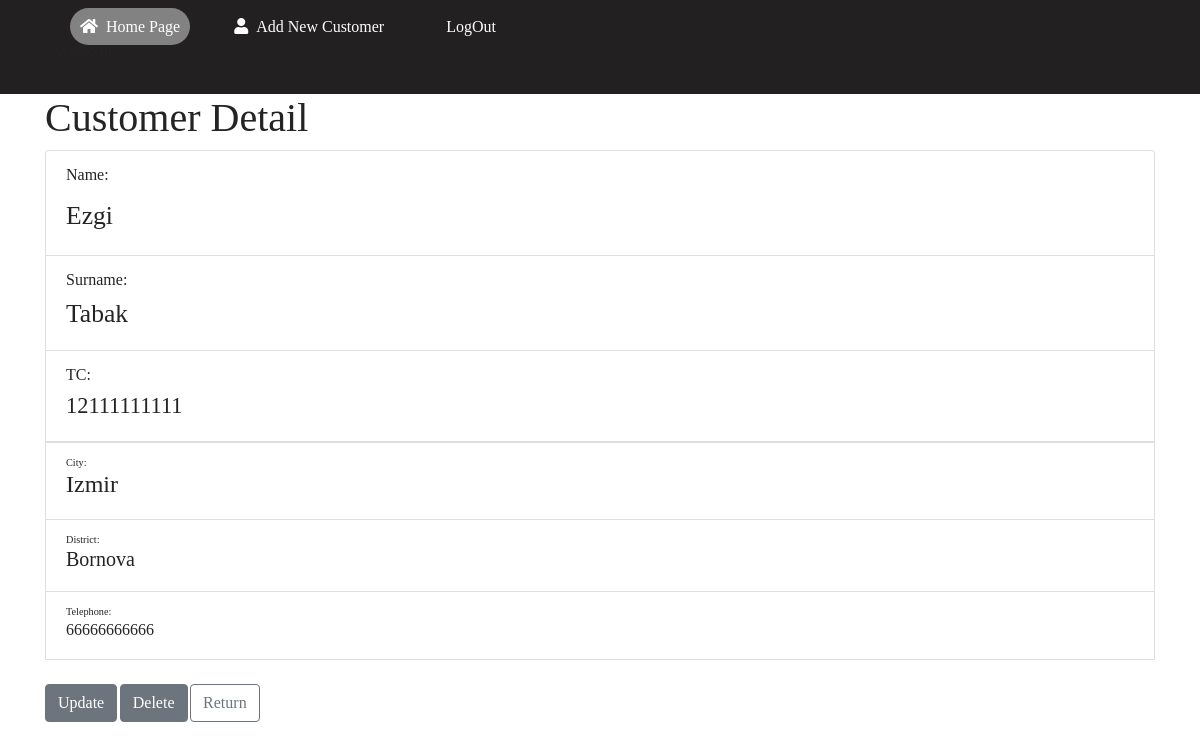
Before: /core/detail/8/ with the older database file.
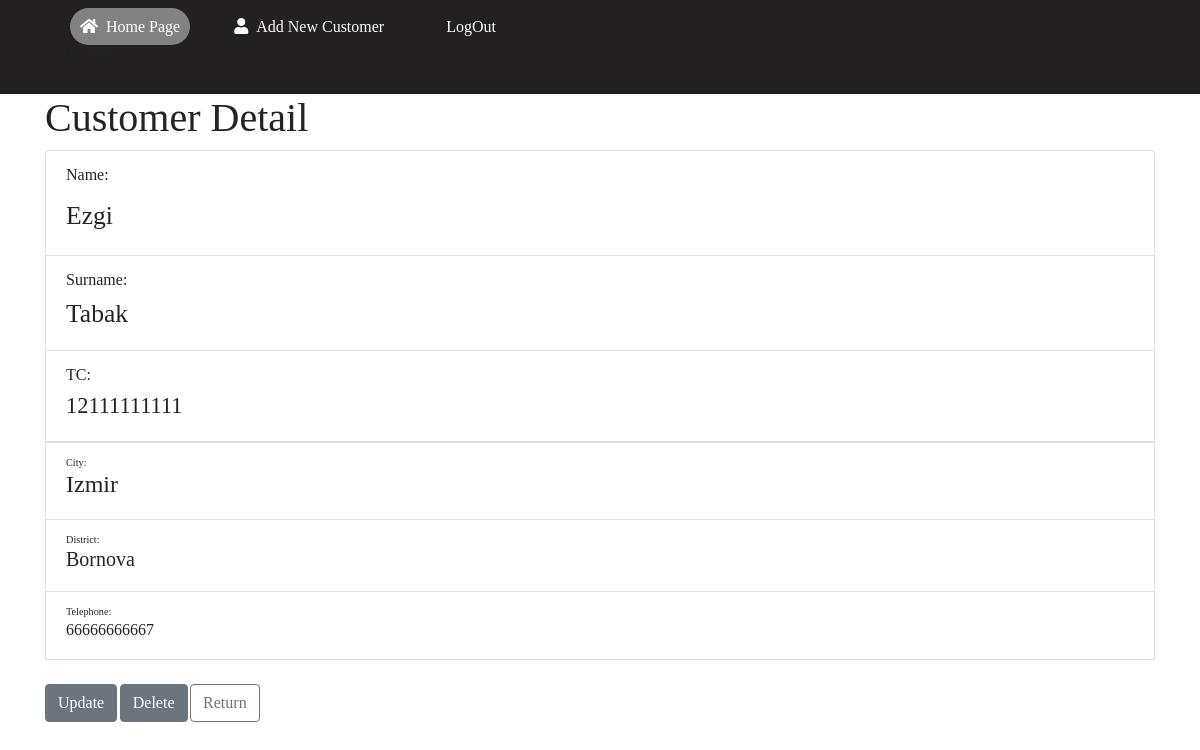
After: the same page with the newer database file.
### core/models.py (models this page shows, shortened)
class NewCustomer(models.Model):
    name = models.CharField(max_length=20)
    surname  = models.CharField(max_length=20)
    tc = models.CharField(max_length=11,null=True, unique=True)
    city = models.CharField(max_length=15,null=True)
    district = models.CharField(max_length=15,null=True)
    telephone = models.CharField(max_length=11,null=True,unique=True)
    date= models.DateTimeField(auto_now_add=True)

### core/views.py (the view)
# urls.py: path('detail/<int:pk>/', customerDetailView.as_view(), name="detail"),
class customerDetailView(DetailView):
    template_name= 'detail.html'
    model = NewCustomer
    context_object_name='NewCustomer'

### templates/detail.html (shortened to what this page needs)
{% extends "base.html" %}
{% block body %}
{% load static %}
<head>
  <link rel="stylesheet" type="text/css" href="{% static 'main.css' %}?{% now 'U'%}">
  <link rel="stylesheet" href="https://maxcdn.bootstrapcdn.com/bootstrap/4.5.2/css/bootstrap.min.css">
  <link rel="stylesheet" href="https://cdnjs.cloudflare.com/ajax/libs/font-awesome/5.15.3/css/all.min.css">
</head>
<body>
  <div class="header">
    <div class="left-header">
      <ul>
        <li class="active"><a href="/"><i class="fa fa-home" aria-hidden="true"></i>Home Page</a></a></li>
        <li class="#"><a href="/create"><i class="fa fa-user" aria-hidden="true"></i>Add New Customer</a></a></li>
        <li class="#"><a href="{% url 'logout' %}">LogOut</a></a></li>
        <p>Welcome</p>
      </ul>
    </div>
    <div class="container">
      <h1>Customer Detail</h1>
      <ul class="list-group" id="myList">
        <li class="list-group-item">Name:<h1><small><small>{{ NewCustomer.name }}</small></small></h1>
        </li>
        <li class="list-group-item">Surname:<h2><small>{{ NewCustomer.surname }}</small></h2>
        </li>
        <li class="list-group-item">TC:<h3><small>{{ NewCustomer.tc }}<small></h3>
        </li>
        <li class="list-group-item">City:<h4>{{ NewCustomer.city }}</h4>
        </li>
        <li class="list-group-item">District:<h5>{{ NewCustomer.district }}</h5>
        </li>
        <li class="list-group-item">Telephone:<h6>{{ NewCustomer.telephone }}</h6>
        </li>
      </ul>
    </div>
    <br>
    <div class="container">
      <a href="/core/update/{{ NewCustomer.id}}"><button type="button" class="btn btn-secondary">Update</button>
        <a href="/core/delete/{{ NewCustomer.id}}"><button type="button" class="btn btn-secondary">Delete</button>
          <a href="/core/" type="button" class="btn btn-outline-secondary">Return</a>
    </div>
    <br><br>
</body>
{% endblock %}

Changed rows visible on the page:
changed NewCustomer "Ezgi": telephone "66666666666" → "66666666667"
